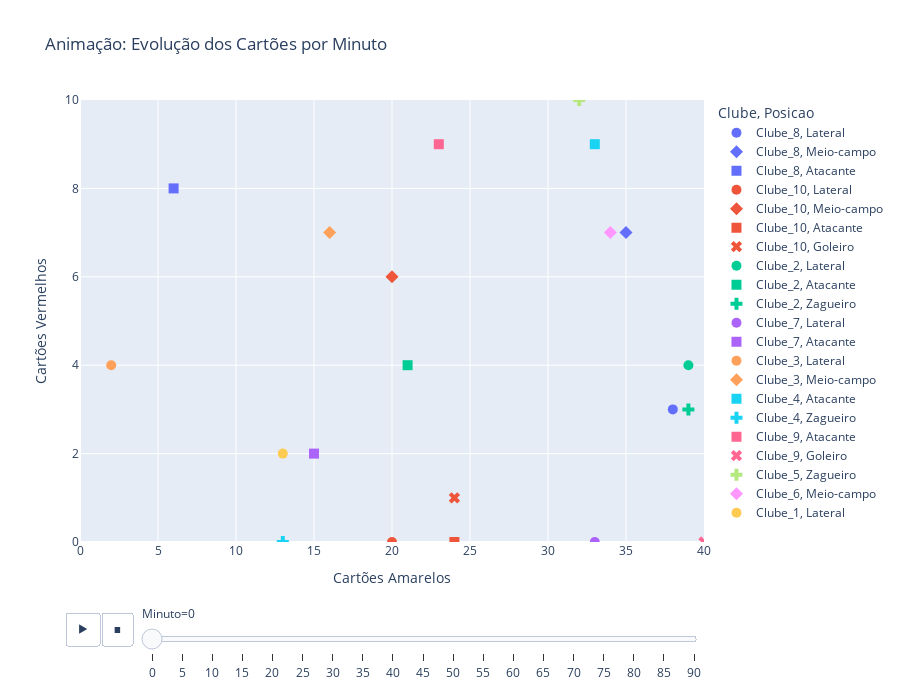

Write notebook code for a chart like this one.
### Code cell
import plotly.express as px
import pandas as pd
import numpy as np

# Dados com múltiplas observações ao longo do tempo
np.random.seed(42)
data = []

for minuto in range(0, 91, 5):
    for _ in range(30):
        data.append({
            'Minuto': minuto,
            'Qtd_Amarelos': np.random.randint(0, 41),
            'Qtd_Vermelhos': np.random.randint(0, 11),
            'Clube': f'Clube_{np.random.randint(1, 11)}',
            'Posicao': np.random.choice(['Goleiro', 'Zagueiro', 'Meio-campo', 'Atacante', 'Lateral'])
        })

df = pd.DataFrame(data)

fig = px.scatter(df,
                 x='Qtd_Amarelos',
                 y='Qtd_Vermelhos',
                 animation_frame='Minuto',
                 animation_group='Clube',
                 color='Clube',
                 symbol='Posicao',
                 size_max=15,
                 range_x=[0, 40],
                 range_y=[0, 10],
                 title='Animação: Evolução dos Cartões por Minuto',
                 labels={
                     'Qtd_Amarelos': 'Cartões Amarelos',
                     'Qtd_Vermelhos': 'Cartões Vermelhos'
                 },
                 height=700)

fig.update_traces(marker=dict(size=10))
fig.show()

### Figure 1 — Plotly figure (JSON) as saved in the notebook; plotly's stock layout.template omitted (floating-point values rounded to 4 significant figures)
{"data": [{"hovertemplate": "Clube=Clube_8<br>Posicao=Lateral<br>Minuto=0<br>Cartões Amarelos=%{x}<br>Cartões Vermelhos=%{y}<extra></extra>", "ids": ["Clube_8", "Clube_8"], "legendgroup": "Clube_8, Lateral", "marker": {"color": "#636efa", "size": 10, "symbol": "circle"}, "mode": "markers", "name": "Clube_8, Lateral", "orientation": "v", "showlegend": true, "type": "scatter", "x": [38, 22], "xaxis": "x", "y": [3, 10], "yaxis": "y"}, {"hovertemplate": "Clube=Clube_8<br>Posicao=Meio-campo<br>Minuto=0<br>Cartões Amarelos=%{x}<br>Cartões Vermelhos=%{y}<extra></extra>", "ids": ["Clube_8", "Clube_8", "Clube_8"], "legendgroup": "Clube_8, Meio-campo", "marker": {"color": "#636efa", "size": 10, "symbol": "diamond"}, "mode": "markers", "name": "Clube_8, Meio-campo", "orientation": "v", "showlegend": true, "type": "scatter", "x": [35, 27, 23], "xaxis": "x", "y": [7, 6, 0], "yaxis": "y"}, {"hovertemplate": "Clube=Clube_8<br>Posicao=Atacante<br>Minuto=0<br>Cartões Amarelos=%{x}<br>Cartões Vermelhos=%{y}<extra></extra>", "ids": ["Clube_8"], "legendgroup": "Clube_8, Atacante", "marker": {"color": "#636efa", "size": 10, "symbol": "square"}, "mode": "markers", "name": "Clube_8, Atacante", "orientation": "v", "showlegend": true, "type": "scatter", "x": [6], "xaxis": "x", "y": [8], "yaxis": "y"}, {"hovertemplate": "Clube=Clube_10<br>Posicao=Lateral<br>Minuto=0<br>Cartões Amarelos=%{x}<br>Cartões Vermelhos=%{y}<extra></extra>", "ids": ["Clube_10"], "legendgroup": "Clube_10, Lateral", "marker": {"color": "#EF553B", "size": 10, "symbol": "circle"}, "mode": "markers", "name": "Clube_10, Lateral", "orientation": "v", "showlegend": true, "type": "scatter", "x": [20], "xaxis": "x", "y": [0], "yaxis": "y"}, {"hovertemplate": "Clube=Clube_10<br>Posicao=Meio-campo<br>Minuto=0<br>Cartões Amarelos=%{x}<br>Cartões Vermelhos=%{y}<extra></extra>", "ids": ["Clube_10"], "legendgroup": "Clube_10, Meio-campo", "marker": {"color": "#EF553B", "size": 10, "symbol": "diamond"}, "mode": "markers", "name": "Clube_10, Meio-campo", "orientation": "v", "showlegend": true, "type": "scatter", "x": [20], "xaxis": "x", "y": [6], "yaxis": "y"}, {"hovertemplate": "Clube=Clube_10<br>Posicao=Atacante<br>Minuto=0<br>Cartões Amarelos=%{x}<br>Cartões Vermelhos=%{y}<extra></extra>", "ids": ["Clube_10"], "legendgroup": "Clube_10, Atacante", "marker": {"color": "#EF553B", "size": 10, "symbol": "square"}, "mode": "markers", "name": "Clube_10, Atacante", "orientation": "v", "showlegend": true, "type": "scatter", "x": [24], "xaxis": "x", "y": [0], "yaxis": "y"}, {"hovertemplate": "Clube=Clube_10<br>Posicao=Goleiro<br>Minuto=0<br>Cartões Amarelos=%{x}<br>Cartões Vermelhos=%{y}<extra></extra>", "ids": ["Clube_10"], "legendgroup": "Clube_10, Goleiro", "marker": {"color": "#EF553B", "size": 10, "symbol": "x"}, "mode": "markers", "name": "Clube_10, Goleiro", "orientation": "v", "showlegend": true, "type": "scatter", "x": [24], "xaxis": "x", "y": [1], "yaxis": "y"}, {"hovertemplate": "Clube=Clube_2<br>Posicao=Lateral<br>Minuto=0<br>Cartões Amarelos=%{x}<br>Cartões Vermelhos=%{y}<extra></extra>", "ids": ["Clube_2"], "legendgroup": "Clube_2, Lateral", "marker": {"color": "#00cc96", "size": 10, "symbol": "circle"}, "mode": "markers", "name": "Clube_2, Lateral", "orientation": "v", "showlegend": true, "type": "scatter", "x": [39], "xaxis": "x", "y": [4], "yaxis": "y"}, {"hovertemplate": "Clube=Clube_2<br>Posicao=Atacante<br>Minuto=0<br>Cartões Amarelos=%{x}<br>Cartões Vermelhos=%{y}<extra></extra>", "ids": ["Clube_2", "Clube_2", "Clube_2", "Clube_2"], "legendgroup": "Clube_2, Atacante", "marker": {"color": "#00cc96", "size": 10, "symbol": "square"}, "mode": "markers", "name": "Clube_2, Atacante", "orientation": "v", "showlegend": true, "type": "scatter", "x": [21, 29, 8, 25], "xaxis": "x", "y": [4, 5, 6, 4], "yaxis": "y"}, {"hovertemplate": "Clube=Clube_2<br>Posicao=Zagueiro<br>Minuto=0<br>Cartões Amarelos=%{x}<br>Cartões Vermelhos=%{y}<extra></extra>", "ids": ["Clube_2", "Clube_2"], "legendgroup": "Clube_2, Zagueiro", "marker": {"color": "#00cc96", "size": 10, "symbol": "cross"}, "mode": "markers", "name": "Clube_2, Zagueiro", "orientation": "v", "showlegend": true, "type": "scatter", "x": [39, 3], "xaxis": "x", "y": [3, 5], "yaxis": "y"}, {"hovertemplate": "Clube=Clube_7<br>Posicao=Lateral<br>Minuto=0<br>Cartões Amarelos=%{x}<br>Cartões Vermelhos=%{y}<extra></extra>", "ids": ["Clube_7"], "legendgroup": "Clube_7, Lateral", "marker": {"color": "#ab63fa", "size": 10, "symbol": "circle"}, "mode": "markers", "name": "Clube_7, Lateral", "orientation": "v", "showlegend": true, "type": "scatter", "x": [33], "xaxis": "x", "y": [0], "yaxis": "y"}, {"hovertemplate": "Clube=Clube_7<br>Posicao=Atacante<br>Minuto=0<br>Cartões Amarelos=%{x}<br>Cartões Vermelhos=%{y}<extra></extra>", "ids": ["Clube_7"], "legendgroup": "Clube_7, Atacante", "marker": {"color": "#ab63fa", "size": 10, "symbol": "square"}, "mode": "markers", "name": "Clube_7, Atacante", "orientation": "v", "showlegend": true, "type": "scatter", "x": [15], "xaxis": "x", "y": [2], "yaxis": "y"}, {"hovertemplate": "Clube=Clube_3<br>Posicao=Lateral<br>Minuto=0<br>Cartões Amarelos=%{x}<br>Cartões Vermelhos=%{y}<extra></extra>", "ids": ["Clube_3", "Clube_3"], "legendgroup": "Clube_3, Lateral", "marker": {"color": "#FFA15A", "size": 10, "symbol": "circle"}, "mode": "markers", "name": "Clube_3, Lateral", "orientation": "v", "showlegend": true, "type": "scatter", "x": [2, 34], "xaxis": "x", "y": [4, 0], "yaxis": "y"}, {"hovertemplate": "Clube=Clube_3<br>Posicao=Meio-campo<br>Minuto=0<br>Cartões Amarelos=%{x}<br>Cartões Vermelhos=%{y}<extra></extra>", "ids": ["Clube_3"], "legendgroup": "Clube_3, Meio-campo", "marker": {"color": "#FFA15A", "size": 10, "symbol": "diamond"}, "mode": "markers", "name": "Clube_3, Meio-campo", "orientation": "v", "showlegend": true, "type": "scatter", "x": [16], "xaxis": "x", "y": [7], "yaxis": "y"}, {"hovertemplate": "Clube=Clube_4<br>Posicao=Atacante<br>Minuto=0<br>Cartões Amarelos=%{x}<br>Cartões Vermelhos=%{y}<extra></extra>", "ids": ["Clube_4"], "legendgroup": "Clube_4, Atacante", "marker": {"color": "#19d3f3", "size": 10, "symbol": "square"}, "mode": "markers", "name": "Clube_4, Atacante", "orientation": "v", "showlegend": true, "type": "scatter", "x": [33], "xaxis": "x", "y": [9], "yaxis": "y"}, {"hovertemplate": "Clube=Clube_4<br>Posicao=Zagueiro<br>Minuto=0<br>Cartões Amarelos=%{x}<br>Cartões Vermelhos=%{y}<extra></extra>", "ids": ["Clube_4"], "legendgroup": "Clube_4, Zagueiro", "marker": {"color": "#19d3f3", "size": 10, "symbol": "cross"}, "mode": "markers", "name": "Clube_4, Zagueiro", "orientation": "v", "showlegend": true, "type": "scatter", "x": [13], "xaxis": "x", "y": [0], "yaxis": "y"}, {"hovertemplate": "Clube=Clube_9<br>Posicao=Atacante<br>Minuto=0<br>Cartões Amarelos=%{x}<br>Cartões Vermelhos=%{y}<extra></extra>", "ids": ["Clube_9", "Clube_9"], "legendgroup": "Clube_9, Atacante", "marker": {"color": "#FF6692", "size": 10, "symbol": "square"}, "mode": "markers", "name": "Clube_9, Atacante", "orientation": "v", "showlegend": true, "type": "scatter", "x": [23, 38], "xaxis": "x", "y": [9, 9], "yaxis": "y"}, {"hovertemplate": "Clube=Clube_9<br>Posicao=Goleiro<br>Minuto=0<br>Cartões Amarelos=%{x}<br>Cartões Vermelhos=%{y}<extra></extra>", "ids": ["Clube_9"], "legendgroup": "Clube_9, Goleiro", "marker": {"color": "#FF6692", "size": 10, "symbol": "x"}, "mode": "markers", "name": "Clube_9, Goleiro", "orientation": "v", "showlegend": true, "type": "scatter", "x": [40], "xaxis": "x", "y": [0], "yaxis": "y"}, {"hovertemplate": "Clube=Clube_5<br>Posicao=Zagueiro<br>Minuto=0<br>Cartões Amarelos=%{x}<br>Cartões Vermelhos=%{y}<extra></extra>", "ids": ["Clube_5"], "legendgroup": "Clube_5, Zagueiro", "marker": {"color": "#B6E880", "size": 10, "symbol": "cross"}, "mode": "markers", "name": "Clube_5, Zagueiro", "orientation": "v", "showlegend": true, "type": "scatter", "x": [32], "xaxis": "x", "y": [10], "yaxis": "y"}, {"hovertemplate": "Clube=Clube_6<br>Posicao=Meio-campo<br>Minuto=0<br>Cartões Amarelos=%{x}<br>Cartões Vermelhos=%{y}<extra></extra>", "ids": ["Clube_6"], "legendgroup": "Clube_6, Meio-campo", "marker": {"color": "#FF97FF", "size": 10, "symbol": "diamond"}, "mode": "markers", "name": "Clube_6, Meio-campo", "orientation": "v", "showlegend": true, "type": "scatter", "x": [34], "xaxis": "x", "y": [7], "yaxis": "y"}, {"hovertemplate": "Clube=Clube_1<br>Posicao=Lateral<br>Minuto=0<br>Cartões Amarelos=%{x}<br>Cartões Vermelhos=%{y}<extra></extra>", "ids": ["Clube_1"], "legendgroup": "Clube_1, Lateral", "marker": {"color": "#FECB52", "size": 10, "symbol": "circle"}, "mode": "markers", "name": "Clube_1, Lateral", "orientation": "v", "showlegend": true, "type": "scatter", "x": [13], "xaxis": "x", "y": [2], "yaxis": "y"}], "layout": {"height": 700, "legend": {"title": {"text": "Clube, Posicao"}, "tracegroupgap": 0}, "sliders": [{"active": 0, "currentvalue": {"prefix": "Minuto="}, "len": 0.9, "pad": {"b": 10, "t": 60}, "steps": [{"args": [["0"], {"frame": {"duration": 0, "redraw": false}, "fromcurrent": true, "mode": "immediate", "transition": {"duration": 0, "easing": "linear"}}], "label": "0", "method": "animate"}, {"args": [["5"], {"frame": {"duration": 0, "redraw": false}, "fromcurrent": true, "mode": "immediate", "transition": {"duration": 0, "easing": "linear"}}], "label": "5", "method": "animate"}, {"args": [["10"], {"frame": {"duration": 0, "redraw": false}, "fromcurrent": true, "mode": "immediate", "transition": {"duration": 0, "easing": "linear"}}], "label": "10", "method": "animate"}, {"args": [["15"], {"frame": {"duration": 0, "redraw": false}, "fromcurrent": true, "mode": "immediate", "transition": {"duration": 0, "easing": "linear"}}], "label": "15", "method": "animate"}, {"args": [["20"], {"frame": {"duration": 0, "redraw": false}, "fromcurrent": true, "mode": "immediate", "transition": {"duration": 0, "easing": "linear"}}], "label": "20", "method": "animate"}, {"args": [["25"], {"frame": {"duration": 0, "redraw": false}, "fromcurrent": true, "mode": "immediate", "transition": {"duration": 0, "easing": "linear"}}], "label": "25", "method": "animate"}, {"args": [["30"], {"frame": {"duration": 0, "redraw": false}, "fromcurrent": true, "mode": "immediate", "transition": {"duration": 0, "easing": "linear"}}], "label": "30", "method": "animate"}, {"args": [["35"], {"frame": {"duration": 0, "redraw": false}, "fromcurrent": true, "mode": "immediate", "transition": {"duration": 0, "easing": "linear"}}], "label": "35", "method": "animate"}, {"args": [["40"], {"frame": {"duration": 0, "redraw": false}, "fromcurrent": true, "mode": "immediate", "transition": {"duration": 0, "easing": "linear"}}], "label": "40", "method": "animate"}, {"args": [["45"], {"frame": {"duration": 0, "redraw": false}, "fromcurrent": true, "mode": "immediate", "transition": {"duration": 0, "easing": "linear"}}], "label": "45", "method": "animate"}, {"args": [["50"], {"frame": {"duration": 0, "redraw": false}, "fromcurrent": true, "mode": "immediate", "transition": {"duration": 0, "easing": "linear"}}], "label": "50", "method": "animate"}, {"args": [["55"], {"frame": {"duration": 0, "redraw": false}, "fromcurrent": true, "mode": "immediate", "transition": {"duration": 0, "easing": "linear"}}], "label": "55", "method": "animate"}, {"args": [["60"], {"frame": {"duration": 0, "redraw": false}, "fromcurrent": true, "mode": "immediate", "transition": {"duration": 0, "easing": "linear"}}], "label": "60", "method": "animate"}, {"args": [["65"], {"frame": {"duration": 0, "redraw": false}, "fromcurrent": true, "mode": "immediate", "transition": {"duration": 0, "easing": "linear"}}], "label": "65", "method": "animate"}, {"args": [["70"], {"frame": {"duration": 0, "redraw": false}, "fromcurrent": true, "mode": "immediate", "transition": {"duration": 0, "easing": "linear"}}], "label": "70", "method": "animate"}, {"args": [["75"], {"frame": {"duration": 0, "redraw": false}, "fromcurrent": true, "mode": "immediate", "transition": {"duration": 0, "easing": "linear"}}], "label": "75", "method": "animate"}, {"args": [["80"], {"frame": {"duration": 0, "redraw": false}, "fromcurrent": true, "mode": "immediate", "transition": {"duration": 0, "easing": "linear"}}], "label": "80", "method": "animate"}, {"args": [["85"], {"frame": {"duration": 0, "redraw": false}, "fromcurrent": true, "mode": "immediate", "transition": {"duration": 0, "easing": "linear"}}], "label": "85", "method": "animate"}, {"args": [["90"], {"frame": {"duration": 0, "redraw": false}, "fromcurrent": true, "mode": "immediate", "transition": {"duration": 0, "easing": "linear"}}], "label": "90", "method": "animate"}], "x": 0.1, "xanchor": "left", "y": 0, "yanchor": "top"}], "title": {"text": "Animação: Evolução dos Cartões por Minuto"}, "updatemenus": [{"buttons": [{"args": [null, {"frame": {"duration": 500, "redraw": false}, "fromcurrent": true, "mode": "immediate", "transition": {"duration": 500, "easing": "linear"}}], "label": "&#9654;", "method": "animate"}, {"args": [[null], {"frame": {"duration": 0, "redraw": false}, "fromcurrent": true, "mode": "immediate", "transition": {"duration": 0, "easing": "linear"}}], "label": "&#9724;", "method": "animate"}], "direction": "left", "pad": {"r": 10, "t": 70}, "showactive": false, "type": "buttons", "x": 0.1, "xanchor": "right", "y": 0, "yanchor": "top"}], "xaxis": {"anchor": "y", "domain": [0, 1], "range": [0, 40], "title": {"text": "Cartões Amarelos"}}, "yaxis": {"anchor": "x", "domain": [0, 1], "range": [0, 10], "title": {"text": "Cartões Vermelhos"}}}}
